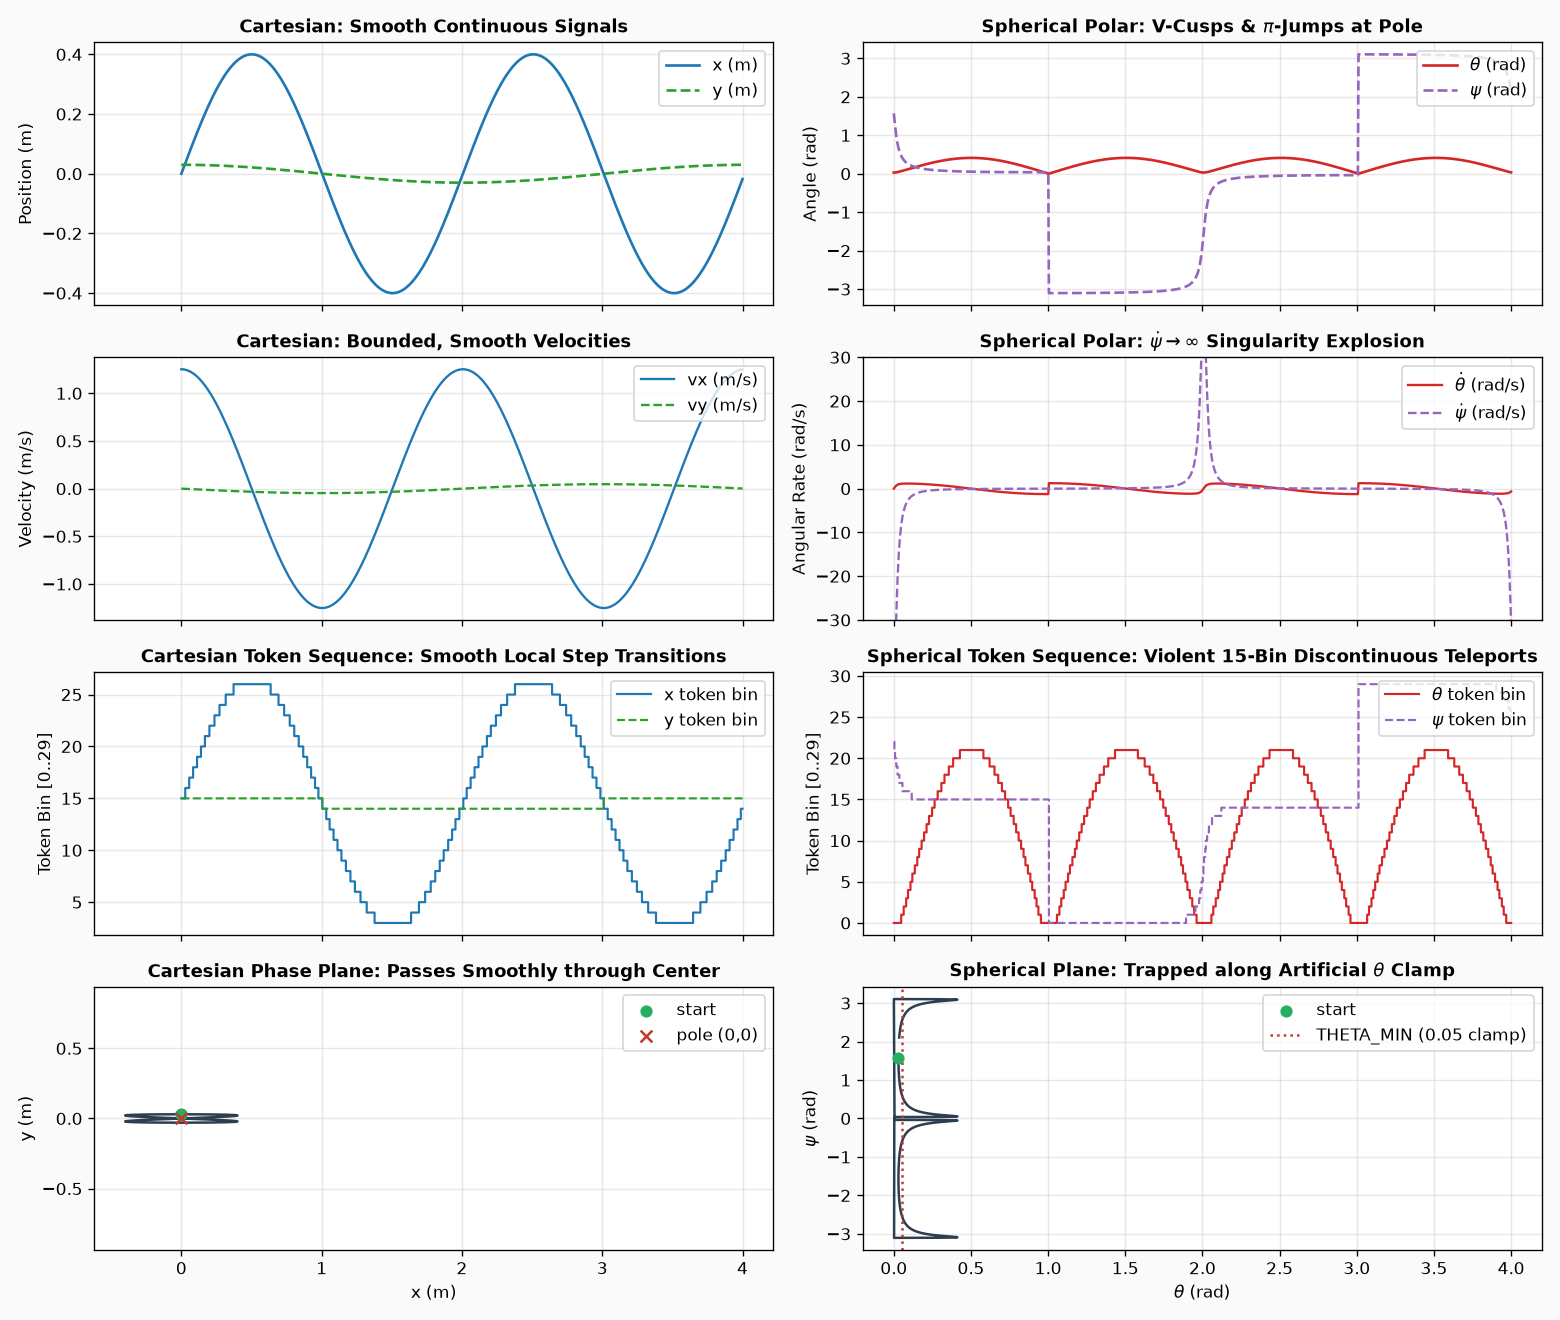

Here is the Python script that generated this plot:
"""Visualizing the Polar Singularity vs Cartesian Smoothness in Spherical Pendulums.

This script demonstrates why spherical polar coordinates (theta, psi) break down
numerically and machine-learning-wise when a trajectory passes near the bottom pole,
while Cartesian coordinates (x, y) remain perfectly smooth and continuous.
"""
from pathlib import Path
import matplotlib.pyplot as plt
import numpy as np

out_dir = Path(__file__).parent
fig_path = out_dir / "01_singularity_comparison.png"

# Simulate a near-meridional swing passing close to the pole (b = impact parameter)
t = np.linspace(0, 4.0, 1000)
omega = np.sqrt(9.8 / 1.0)  # ~3.13 rad/s natural frequency
b = 0.03  # impact parameter off the pole in y
A = 0.40  # amplitude in x

# Smooth Cartesian trajectory
x = A * np.sin(omega * t)
y = b * np.cos(omega * t * 0.5)  # slow precession
vx = A * omega * np.cos(omega * t)
vy = -b * (omega * 0.5) * np.sin(omega * t * 0.5)

# Convert to spherical polar coordinates
r = np.sqrt(x**2 + y**2)
theta = np.arcsin(np.clip(r, 0, 0.999))  # polar angle
psi = np.arctan2(y, x)                   # azimuth [-pi, pi]

# Velocities in spherical polar coordinates
dtheta = (x * vx + y * vy) / (np.maximum(r, 1e-6) * np.cos(theta))
dpsi = (x * vy - y * vx) / np.maximum(r**2, 1e-6)

# Discretization into 30 bins each
x_bins = np.clip(np.floor((x + 0.5) / 1.0 * 30), 0, 29).astype(int)
y_bins = np.clip(np.floor((y + 0.5) / 1.0 * 30), 0, 29).astype(int)

th_bins = np.clip(np.floor((theta - 0.05) / 0.5 * 30), 0, 29).astype(int)
psi_bins = np.clip(np.floor((psi + np.pi) / (2 * np.pi) * 30), 0, 29).astype(int)

fig, axes = plt.subplots(4, 2, figsize=(13, 11), sharex="col")
fig.patch.set_facecolor("#fafafa")

# Colors
C_X, C_Y = "#1f77b4", "#2ca02c"
C_TH, C_PSI = "#d62728", "#9467bd"

# Row 1: Coordinates
axes[0, 0].plot(t, x, label="x (m)", color=C_X, lw=1.6)
axes[0, 0].plot(t, y, label="y (m)", color=C_Y, lw=1.6, ls="--")
axes[0, 0].set_title("Cartesian: Smooth Continuous Signals", fontsize=11, fontweight="bold")
axes[0, 0].set_ylabel("Position (m)")
axes[0, 0].legend(loc="upper right")
axes[0, 0].grid(True, alpha=0.3)

axes[0, 1].plot(t, theta, label=r"$\theta$ (rad)", color=C_TH, lw=1.6)
axes[0, 1].plot(t, psi, label=r"$\psi$ (rad)", color=C_PSI, lw=1.6, ls="--")
axes[0, 1].set_title(r"Spherical Polar: V-Cusps & $\pi$-Jumps at Pole", fontsize=11, fontweight="bold")
axes[0, 1].set_ylabel("Angle (rad)")
axes[0, 1].legend(loc="upper right")
axes[0, 1].grid(True, alpha=0.3)

# Row 2: Velocities / Rates
axes[1, 0].plot(t, vx, label="vx (m/s)", color=C_X, lw=1.4)
axes[1, 0].plot(t, vy, label="vy (m/s)", color=C_Y, lw=1.4, ls="--")
axes[1, 0].set_title("Cartesian: Bounded, Smooth Velocities", fontsize=11, fontweight="bold")
axes[1, 0].set_ylabel("Velocity (m/s)")
axes[1, 0].legend(loc="upper right")
axes[1, 0].grid(True, alpha=0.3)

axes[1, 1].plot(t, dtheta, label=r"$\dot{\theta}$ (rad/s)", color=C_TH, lw=1.4)
axes[1, 1].plot(t, dpsi, label=r"$\dot{\psi}$ (rad/s)", color=C_PSI, lw=1.4, ls="--")
axes[1, 1].set_title(r"Spherical Polar: $\dot{\psi} \to \infty$ Singularity Explosion", fontsize=11, fontweight="bold")
axes[1, 1].set_ylabel("Angular Rate (rad/s)")
axes[1, 1].set_ylim(-30, 30)
axes[1, 1].legend(loc="upper right")
axes[1, 1].grid(True, alpha=0.3)

# Row 3: Discretized Token Step Trajectory
axes[2, 0].step(t, x_bins, label="x token bin", color=C_X, where="post", lw=1.3)
axes[2, 0].step(t, y_bins, label="y token bin", color=C_Y, where="post", lw=1.3, ls="--")
axes[2, 0].set_title("Cartesian Token Sequence: Smooth Local Step Transitions", fontsize=11, fontweight="bold")
axes[2, 0].set_ylabel("Token Bin [0..29]")
axes[2, 0].legend(loc="upper right")
axes[2, 0].grid(True, alpha=0.3)

axes[2, 1].step(t, th_bins, label=r"$\theta$ token bin", color=C_TH, where="post", lw=1.3)
axes[2, 1].step(t, psi_bins, label=r"$\psi$ token bin", color=C_PSI, where="post", lw=1.3, ls="--")
axes[2, 1].set_title(r"Spherical Token Sequence: Violent 15-Bin Discontinuous Teleports", fontsize=11, fontweight="bold")
axes[2, 1].set_ylabel("Token Bin [0..29]")
axes[2, 1].legend(loc="upper right")
axes[2, 1].grid(True, alpha=0.3)

# Row 4: 2D Spatial Path in Grid Space
axes[3, 0].plot(x, y, color="#2c3e50", lw=1.5)
axes[3, 0].scatter([x[0]], [y[0]], color="#27ae60", s=40, label="start", zorder=5)
axes[3, 0].scatter([0], [0], color="#c0392b", marker="x", s=50, label="pole (0,0)", zorder=5)
axes[3, 0].set_title("Cartesian Phase Plane: Passes Smoothly through Center", fontsize=11, fontweight="bold")
axes[3, 0].set_xlabel("x (m)")
axes[3, 0].set_ylabel("y (m)")
axes[3, 0].axis("equal")
axes[3, 0].legend(loc="upper right")
axes[3, 0].grid(True, alpha=0.3)

axes[3, 1].plot(theta, psi, color="#2c3e50", lw=1.5)
axes[3, 1].scatter([theta[0]], [psi[0]], color="#27ae60", s=40, label="start", zorder=5)
axes[3, 1].axvline(0.05, color="#c0392b", ls=":", label=r"THETA_MIN (0.05 clamp)")
axes[3, 1].set_title(r"Spherical Plane: Trapped along Artificial $\theta$ Clamp", fontsize=11, fontweight="bold")
axes[3, 1].set_xlabel(r"$\theta$ (rad)")
axes[3, 1].set_ylabel(r"$\psi$ (rad)")
axes[3, 1].legend(loc="upper right")
axes[3, 1].grid(True, alpha=0.3)

plt.tight_layout()
plt.savefig(fig_path, dpi=120)
plt.close(fig)
print(f"Saved: {fig_path}")
